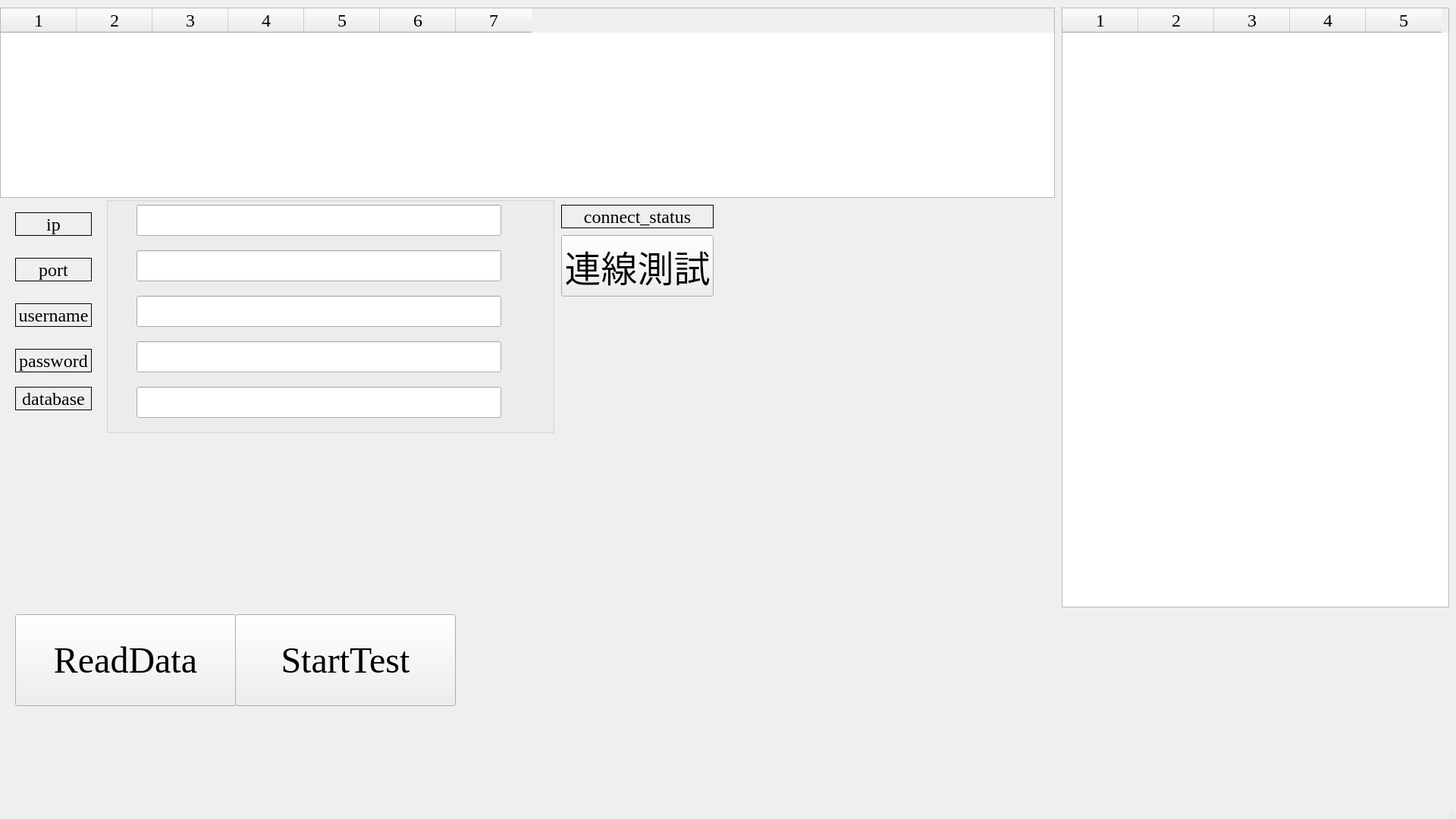
<?xml version="1.0" encoding="UTF-8"?>
<ui version="4.0">
 <class>Screwdriver_Database_Window</class>
 <widget class="QMainWindow" name="Screwdriver_Database_Window">
  <property name="geometry">
   <rect>
    <x>0</x>
    <y>0</y>
    <width>1920</width>
    <height>1080</height>
   </rect>
  </property>
  <property name="windowTitle">
   <string>MainWindow</string>
  </property>
  <widget class="QWidget" name="centralwidget">
   <widget class="QTableWidget" name="tableWidget_aoi_allresults_detail">
    <property name="geometry">
     <rect>
      <x>0</x>
      <y>10</y>
      <width>1391</width>
      <height>251</height>
     </rect>
    </property>
    <property name="font">
     <font>
      <family>Times New Roman</family>
      <pointsize>18</pointsize>
     </font>
    </property>
    <property name="rowCount">
     <number>0</number>
    </property>
    <property name="columnCount">
     <number>7</number>
    </property>
    <column/>
    <column/>
    <column/>
    <column/>
    <column/>
    <column/>
    <column/>
   </widget>
   <widget class="QTableWidget" name="tableWidget_aoi_ng_detail">
    <property name="geometry">
     <rect>
      <x>1400</x>
      <y>10</y>
      <width>511</width>
      <height>791</height>
     </rect>
    </property>
    <property name="font">
     <font>
      <family>Times New Roman</family>
      <pointsize>18</pointsize>
     </font>
    </property>
    <property name="columnCount">
     <number>5</number>
    </property>
    <column/>
    <column/>
    <column/>
    <column/>
    <column/>
   </widget>
   <widget class="QPushButton" name="pushButton_ReadData">
    <property name="geometry">
     <rect>
      <x>20</x>
      <y>810</y>
      <width>291</width>
      <height>121</height>
     </rect>
    </property>
    <property name="font">
     <font>
      <family>Times New Roman</family>
      <pointsize>36</pointsize>
     </font>
    </property>
    <property name="text">
     <string>ReadData</string>
    </property>
   </widget>
   <widget class="QPushButton" name="pushButton_StartTest">
    <property name="geometry">
     <rect>
      <x>310</x>
      <y>810</y>
      <width>291</width>
      <height>121</height>
     </rect>
    </property>
    <property name="font">
     <font>
      <family>Times New Roman</family>
      <pointsize>36</pointsize>
     </font>
    </property>
    <property name="text">
     <string>StartTest</string>
    </property>
   </widget>
   <widget class="QLabel" name="label_ip">
    <property name="geometry">
     <rect>
      <x>20</x>
      <y>280</y>
      <width>101</width>
      <height>31</height>
     </rect>
    </property>
    <property name="font">
     <font>
      <family>Times New Roman</family>
      <pointsize>18</pointsize>
     </font>
    </property>
    <property name="frameShape">
     <enum>QFrame::Box</enum>
    </property>
    <property name="text">
     <string>ip</string>
    </property>
    <property name="alignment">
     <set>Qt::AlignCenter</set>
    </property>
   </widget>
   <widget class="QLabel" name="label_port">
    <property name="geometry">
     <rect>
      <x>20</x>
      <y>340</y>
      <width>101</width>
      <height>31</height>
     </rect>
    </property>
    <property name="font">
     <font>
      <family>Times New Roman</family>
      <pointsize>18</pointsize>
     </font>
    </property>
    <property name="frameShape">
     <enum>QFrame::Box</enum>
    </property>
    <property name="text">
     <string>port</string>
    </property>
    <property name="alignment">
     <set>Qt::AlignCenter</set>
    </property>
   </widget>
   <widget class="QLabel" name="label_username">
    <property name="geometry">
     <rect>
      <x>20</x>
      <y>400</y>
      <width>101</width>
      <height>31</height>
     </rect>
    </property>
    <property name="font">
     <font>
      <family>Times New Roman</family>
      <pointsize>18</pointsize>
     </font>
    </property>
    <property name="frameShape">
     <enum>QFrame::Box</enum>
    </property>
    <property name="text">
     <string>username</string>
    </property>
    <property name="alignment">
     <set>Qt::AlignCenter</set>
    </property>
   </widget>
   <widget class="QLabel" name="label_password">
    <property name="geometry">
     <rect>
      <x>20</x>
      <y>460</y>
      <width>101</width>
      <height>31</height>
     </rect>
    </property>
    <property name="font">
     <font>
      <family>Times New Roman</family>
      <pointsize>18</pointsize>
     </font>
    </property>
    <property name="frameShape">
     <enum>QFrame::Box</enum>
    </property>
    <property name="text">
     <string>password</string>
    </property>
    <property name="alignment">
     <set>Qt::AlignCenter</set>
    </property>
   </widget>
   <widget class="QLabel" name="label_database">
    <property name="geometry">
     <rect>
      <x>20</x>
      <y>510</y>
      <width>101</width>
      <height>31</height>
     </rect>
    </property>
    <property name="font">
     <font>
      <family>Times New Roman</family>
      <pointsize>18</pointsize>
     </font>
    </property>
    <property name="frameShape">
     <enum>QFrame::Box</enum>
    </property>
    <property name="text">
     <string>database</string>
    </property>
    <property name="alignment">
     <set>Qt::AlignCenter</set>
    </property>
   </widget>
   <widget class="QGroupBox" name="groupBox_database_information">
    <property name="geometry">
     <rect>
      <x>140</x>
      <y>260</y>
      <width>591</width>
      <height>311</height>
     </rect>
    </property>
    <property name="title">
     <string/>
    </property>
    <widget class="QLineEdit" name="lineEdit_ip">
     <property name="geometry">
      <rect>
       <x>40</x>
       <y>10</y>
       <width>481</width>
       <height>41</height>
      </rect>
     </property>
     <property name="font">
      <font>
       <family>Times New Roman</family>
       <pointsize>18</pointsize>
      </font>
     </property>
     <property name="accessibleName">
      <string>ip</string>
     </property>
    </widget>
    <widget class="QLineEdit" name="lineEdit_password">
     <property name="geometry">
      <rect>
       <x>40</x>
       <y>190</y>
       <width>481</width>
       <height>41</height>
      </rect>
     </property>
     <property name="font">
      <font>
       <family>Times New Roman</family>
       <pointsize>18</pointsize>
      </font>
     </property>
     <property name="accessibleName">
      <string>password</string>
     </property>
    </widget>
    <widget class="QLineEdit" name="lineEdit_database">
     <property name="geometry">
      <rect>
       <x>40</x>
       <y>250</y>
       <width>481</width>
       <height>41</height>
      </rect>
     </property>
     <property name="font">
      <font>
       <family>Times New Roman</family>
       <pointsize>18</pointsize>
      </font>
     </property>
     <property name="accessibleName">
      <string>database</string>
     </property>
    </widget>
    <widget class="QLineEdit" name="lineEdit_username">
     <property name="geometry">
      <rect>
       <x>40</x>
       <y>130</y>
       <width>481</width>
       <height>41</height>
      </rect>
     </property>
     <property name="font">
      <font>
       <family>Times New Roman</family>
       <pointsize>18</pointsize>
      </font>
     </property>
     <property name="accessibleName">
      <string>username</string>
     </property>
    </widget>
    <widget class="QLineEdit" name="lineEdit_port">
     <property name="geometry">
      <rect>
       <x>40</x>
       <y>70</y>
       <width>481</width>
       <height>41</height>
      </rect>
     </property>
     <property name="font">
      <font>
       <family>Times New Roman</family>
       <pointsize>18</pointsize>
      </font>
     </property>
     <property name="accessibleName">
      <string>port</string>
     </property>
    </widget>
   </widget>
   <widget class="QPushButton" name="pushButton_connectiontest">
    <property name="geometry">
     <rect>
      <x>740</x>
      <y>310</y>
      <width>201</width>
      <height>81</height>
     </rect>
    </property>
    <property name="font">
     <font>
      <family>Times New Roman</family>
      <pointsize>36</pointsize>
     </font>
    </property>
    <property name="text">
     <string>連線測試</string>
    </property>
   </widget>
   <widget class="QLabel" name="label_connect_status">
    <property name="geometry">
     <rect>
      <x>740</x>
      <y>270</y>
      <width>201</width>
      <height>31</height>
     </rect>
    </property>
    <property name="font">
     <font>
      <family>Times New Roman</family>
      <pointsize>18</pointsize>
     </font>
    </property>
    <property name="frameShape">
     <enum>QFrame::Box</enum>
    </property>
    <property name="text">
     <string>connect_status</string>
    </property>
    <property name="alignment">
     <set>Qt::AlignCenter</set>
    </property>
   </widget>
   <zorder>groupBox_database_information</zorder>
   <zorder>tableWidget_aoi_allresults_detail</zorder>
   <zorder>tableWidget_aoi_ng_detail</zorder>
   <zorder>pushButton_ReadData</zorder>
   <zorder>pushButton_StartTest</zorder>
   <zorder>label_ip</zorder>
   <zorder>label_port</zorder>
   <zorder>label_username</zorder>
   <zorder>label_password</zorder>
   <zorder>label_database</zorder>
   <zorder>pushButton_connectiontest</zorder>
   <zorder>label_connect_status</zorder>
  </widget>
  <widget class="QMenuBar" name="menubar">
   <property name="geometry">
    <rect>
     <x>0</x>
     <y>0</y>
     <width>1920</width>
     <height>21</height>
    </rect>
   </property>
  </widget>
  <widget class="QStatusBar" name="statusbar"/>
 </widget>
 <resources/>
 <connections/>
</ui>
